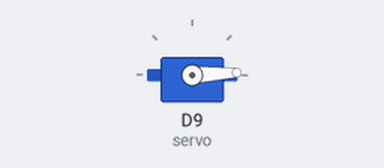
A program run on a simulated Arduino Uno R4 WiFi. On the bench: servo. What the program prints to the serial monitor is not drawn.

Above: at 0.05 s.
At 1.25 s:
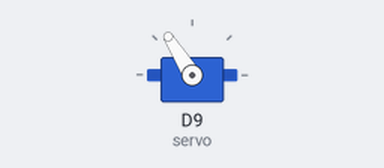
At 2.25 s:
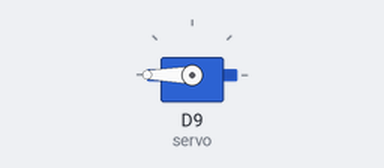
At 4.45 s:
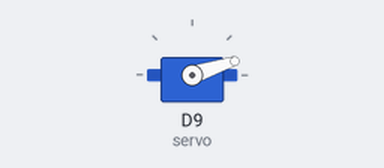
Timing chart, 0 to 7.3 s (numbered marks = the images above):
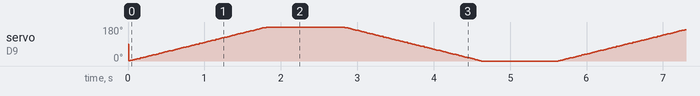

The program:

main.cpp
```cpp
#include <Arduino.h>
#include <Servo.h>

Servo servo;
int servoPos = 0;
bool goingForward = true;
bool sequenceStopped = false;

void setup() {
  Serial.begin(115200);
  servo.attach(9);
}

unsigned long servoShortTimeInterval = 10, servoLongTimeInterval = 1000, curTime2 = 0, prevTime2 = 0;

bool shouldContinueOnServoLimitDelay();

void loop() {
  curTime2 = millis();
  if (shouldContinueOnServoLimitDelay() && curTime2 - prevTime2 >= servoShortTimeInterval) {
    prevTime2 = curTime2;
    servo.write(goingForward ? servoPos += 1 : servoPos -= 1);
    Serial.print("servo.read(): " + String(servo.read()) + " \r");

    if (servoPos == 180 || servoPos == 0) {
        goingForward = !goingForward;
        Serial.println("\nstop");
        sequenceStopped = true;
    }
  }
}

bool shouldContinueOnServoLimitDelay() {
  curTime2 = millis();
  if (sequenceStopped && curTime2 - prevTime2 >= servoLongTimeInterval) {
    prevTime2 = curTime2;
    sequenceStopped = false;
    Serial.println("continue");
  }

  return !sequenceStopped;
}
```
